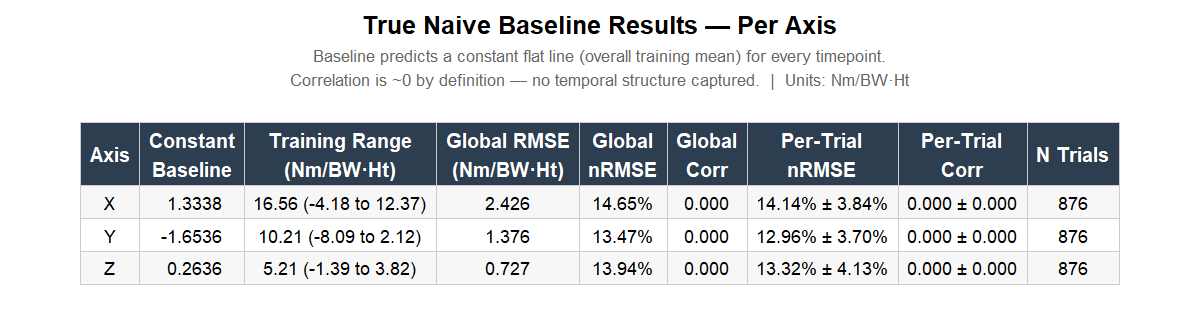

Generate this figure with R:
library(ggplot2)
library(gridExtra)
library(grid)

# Naive Baseline Results Data
data <- data.frame(
  Axis = c("X", "Y", "Z"),
  Constant_Baseline = c(1.3338, -1.6536, 0.2636),
  Training_Range = c("16.56 (-4.18 to 12.37)", "10.21 (-8.09 to 2.12)", "5.21 (-1.39 to 3.82)"),
  Global_RMSE = c("2.426", "1.376", "0.727"),
  Global_nRMSE = c("14.65%", "13.47%", "13.94%"),
  Global_Corr = c("0.000", "0.000", "0.000"),
  PerTrial_nRMSE = c("14.14% ± 3.84%", "12.96% ± 3.70%", "13.32% ± 4.13%"),
  PerTrial_Corr = c("0.000 ± 0.000", "0.000 ± 0.000", "0.000 ± 0.000"),
  N_Trials = c(876, 876, 876)
)

# Build table as grob
table_grob <- tableGrob(
  data.frame(
    "Axis"                   = data$Axis,
    "Constant\nBaseline"     = data$Constant_Baseline,
    "Training Range\n(Nm/BW·Ht)" = data$Training_Range,
    "Global RMSE\n(Nm/BW·Ht)"  = data$Global_RMSE,
    "Global\nnRMSE"          = data$Global_nRMSE,
    "Global\nCorr"           = data$Global_Corr,
    "Per-Trial\nnRMSE"       = data$PerTrial_nRMSE,
    "Per-Trial\nCorr"        = data$PerTrial_Corr,
    "N Trials"               = data$N_Trials,
    check.names = FALSE
  ),
  rows = NULL,
  theme = ttheme_default(
    core = list(
      fg_params = list(fontsize = 11),
      bg_params = list(
        fill = c("#f7f7f7", "#ffffff", "#f7f7f7"),  # alternating row colors
        col  = "grey80"
      )
    ),
    colhead = list(
      fg_params = list(fontsize = 12, fontface = "bold", col = "white"),
      bg_params = list(fill = "#2c3e50", col = "grey80")
    )
  )
)

# Add title
title <- textGrob(
  "True Naive Baseline Results — Per Axis",
  gp = gpar(fontsize = 15, fontface = "bold")
)

subtitle <- textGrob(
  "Baseline predicts a constant flat line (overall training mean) for every timepoint.\nCorrelation is ~0 by definition — no temporal structure captured.  |  Units: Nm/BW·Ht",
  gp = gpar(fontsize = 10, col = "grey40")
)

# Combine and save
png("C:/Users/aasmi/smith-dl-imu/Notes/naive_baseline_table.png", width = 1200, height = 320, res = 120)
grid.arrange(
  title,
  subtitle,
  table_grob,
  heights = c(0.15, 0.12, 0.73)
)
dev.off()

message("Saved: C:/Users/aasmi/smith-dl-imu/Notes/naive_baseline_table.png")


# ==============================================================================
# Naive Baseline — Angles
# ==============================================================================

angle_naive_data <- data.frame(
  Axis               = c("X", "Y", "Z"),
  Constant_Baseline  = c(-20.4032, 0.2317, -5.6495),
  Training_Range     = c("75.98° (-67.41° to 8.56°)", "27.80° (-13.18° to 14.61°)", "55.54° (-41.26° to 14.28°)"),
  Global_RMSE        = c("10.33°", "4.90°", "6.11°"),
  Global_nRMSE       = c("13.60%", "17.63%", "11.00%"),
  Global_Corr        = c("0.000", "0.000", "0.000"),
  N_Trials           = c(876, 876, 876)
)

angle_naive_grob <- tableGrob(
  data.frame(
    "Axis"               = angle_naive_data$Axis,
    "Constant\nBaseline" = angle_naive_data$Constant_Baseline,
    "Training Range\n(°)" = angle_naive_data$Training_Range,
    "Global\nRMSE (°)"   = angle_naive_data$Global_RMSE,
    "Global\nnRMSE"      = angle_naive_data$Global_nRMSE,
    "Global\nCorr"       = angle_naive_data$Global_Corr,
    "N Trials"           = angle_naive_data$N_Trials,
    check.names = FALSE
  ),
  rows = NULL,
  theme = ttheme_default(
    core = list(
      fg_params = list(fontsize = 11),
      bg_params = list(fill = c("#f7f7f7", "#ffffff", "#f7f7f7"), col = "grey80")
    ),
    colhead = list(
      fg_params = list(fontsize = 12, fontface = "bold", col = "white"),
      bg_params = list(fill = "#2c3e50", col = "grey80")
    )
  )
)

angle_naive_title <- textGrob(
  "True Naive Baseline Results — Angles Per Axis",
  gp = gpar(fontsize = 15, fontface = "bold")
)
angle_naive_subtitle <- textGrob(
  "Baseline predicts a single constant value (overall training mean) for every timepoint — flat horizontal line.\nCorrelation is 0 by definition. Units: °",
  gp = gpar(fontsize = 10, col = "grey40")
)

png("C:/Users/aasmi/smith-dl-imu/Notes/naive_baseline_angle_table.png", width = 1100, height = 320, res = 120)
grid.arrange(
  angle_naive_title,
  angle_naive_subtitle,
  angle_naive_grob,
  heights = c(0.15, 0.12, 0.73)
)
dev.off()

message("Saved: C:/Users/aasmi/smith-dl-imu/Notes/naive_baseline_angle_table.png")


# ==============================================================================
# PyramidAttnCNN v3 — Knee Joint Moment Results (Train & Test)
# ==============================================================================

train_data <- data.frame(
  Axis         = c("X", "Y", "Z", "AVG"),
  PerTrial_Corr = c("0.966 ± 0.044", "0.946 ± 0.052", "0.970 ± 0.033", "—"),
  Global_Corr  = c("0.956", "0.935", "0.958", "0.950"),
  Global_RMSE  = c("0.711", "0.512", "0.212", "0.478"),
  Global_nRMSE = c("4.29%", "5.02%", "4.06%", "4.46%"),
  PerTrial_nRMSE = c("3.99% ± 1.59%", "4.68% ± 1.81%", "3.80% ± 1.43%", "—"),
  SD_Ratio     = c("0.636", "0.682", "0.653", "0.657"),
  N_Trials     = c("3504/3504", "3504/3504", "3504/3504", "—")
)

test_data <- data.frame(
  Axis         = c("X", "Y", "Z", "AVG"),
  PerTrial_Corr = c("0.926 ± 0.116", "0.918 ± 0.072", "0.945 ± 0.064", "—"),
  Global_Corr  = c("0.855", "0.844", "0.887", "0.862"),
  Global_RMSE  = c("1.267", "0.756", "0.339", "0.787"),
  Global_nRMSE = c("7.65%", "7.40%", "6.50%", "7.18%"),
  PerTrial_nRMSE = c("6.84% ± 3.42%", "6.70% ± 3.15%", "5.98% ± 2.55%", "—"),
  SD_Ratio     = c("0.447", "0.499", "0.453", "0.466"),
  N_Trials     = c("876/876", "876/876", "876/876", "—")
)

make_model_table <- function(df, row_fill, rmse_unit = "") {
  rmse_header <- if (nchar(rmse_unit) > 0) paste0("Global RMSE\n(", rmse_unit, ")") else "Global\nRMSE"
  tbl <- data.frame(
    "Axis"               = df$Axis,
    "Per-Trial\nCorr (μ±σ)"  = df$PerTrial_Corr,
    "Global\nCorr"       = df$Global_Corr,
    "RMSE_PLACEHOLDER"   = df$Global_RMSE,
    "Global\nnRMSE"      = df$Global_nRMSE,
    "Per-Trial\nnRMSE (μ±σ)" = df$PerTrial_nRMSE,
    "SD\nRatio"          = df$SD_Ratio,
    "N Trials"           = df$N_Trials,
    check.names = FALSE
  )
  names(tbl)[names(tbl) == "RMSE_PLACEHOLDER"] <- rmse_header
  tableGrob(
    tbl,
    rows = NULL,
    theme = ttheme_default(
      core = list(
        fg_params = list(fontsize = 10),
        bg_params = list(
          fill = row_fill,
          col  = "grey80"
        )
      ),
      colhead = list(
        fg_params = list(fontsize = 11, fontface = "bold", col = "white"),
        bg_params = list(fill = "#2c3e50", col = "grey80")
      )
    )
  )
}

# Alternating fills: 4 rows (3 axes + AVG)
train_fill <- c("#eaf4fb", "#ffffff", "#eaf4fb", "#d0e8f5")
test_fill  <- c("#fef9e7", "#ffffff", "#fef9e7", "#fdebd0")

train_table <- make_model_table(train_data, train_fill, rmse_unit = "Nm/BW\u00b7Ht")
test_table  <- make_model_table(test_data,  test_fill,  rmse_unit = "Nm/BW\u00b7Ht")

main_title <- textGrob(
  "PyramidAttnCNN v3 — Knee Joint Moment Prediction Results",
  gp = gpar(fontsize = 15, fontface = "bold")
)
main_subtitle <- textGrob(
  "3-axis (X, Y, Z) knee joint moments predicted from IMU data. Global RMSE in Nm/BW\u00b7Ht; nRMSE normalized by per-axis training range.",
  gp = gpar(fontsize = 10, col = "grey40")
)

train_label <- textGrob("Training Set  (n = 3,504 trials)",
                        gp = gpar(fontsize = 12, fontface = "bold", col = "#1a6fa8"))
test_label  <- textGrob("Test Set  (n = 876 trials)",
                        gp = gpar(fontsize = 12, fontface = "bold", col = "#b7770d"))

png("C:/Users/aasmi/smith-dl-imu/Notes/v3_results_table.png",
    width = 1400, height = 560, res = 120)
grid.arrange(
  main_title,
  main_subtitle,
  train_label,
  train_table,
  test_label,
  test_table,
  heights = c(0.08, 0.06, 0.06, 0.32, 0.06, 0.32),
  padding = unit(0.5, "line")
)
dev.off()

message("Saved: C:/Users/aasmi/smith-dl-imu/Notes/v3_results_table.png")


# ==============================================================================
# anglePyramidCNN RESIDUAL v3 — Knee Joint Angle Results (Train & Test)
# ==============================================================================

angle_train_data <- data.frame(
  Axis           = c("X", "Y", "Z", "AVG"),
  PerTrial_Corr  = c("0.945 ± 0.056", "0.658 ± 0.278", "0.552 ± 0.283", "—"),
  Global_Corr    = c("0.856", "0.894", "0.754", "0.835"),
  Global_RMSE    = c("5.443°", "2.208°", "4.159°", "3.937°"),
  Global_nRMSE   = c("7.16%", "7.94%", "7.49%", "7.53%"),
  PerTrial_nRMSE = c("6.39% ± 3.23%", "7.21% ± 3.34%", "6.81% ± 3.12%", "—"),
  SD_Ratio       = c("0.477", "0.836", "0.670", "0.661"),
  N_Trials       = c("3504/3504", "3504/3504", "3504/3504", "—")
)

angle_test_data <- data.frame(
  Axis           = c("X", "Y", "Z", "AVG"),
  PerTrial_Corr  = c("0.938 ± 0.060", "0.620 ± 0.294", "0.489 ± 0.295", "—"),
  Global_Corr    = c("0.778", "0.620", "0.169", "0.523"),
  Global_RMSE    = c("6.636°", "3.891°", "6.546°", "5.691°"),
  Global_nRMSE   = c("8.73%", "14.00%", "11.78%", "11.51%"),
  PerTrial_nRMSE = c("7.64% ± 4.24%", "11.80% ± 7.53%", "10.24% ± 5.84%", "—"),
  SD_Ratio       = c("0.293", "0.603", "0.456", "0.451"),
  N_Trials       = c("876/876", "876/876", "876/876", "—")
)

angle_train_fill <- c("#eaf4fb", "#ffffff", "#eaf4fb", "#d0e8f5")
angle_test_fill  <- c("#fef9e7", "#ffffff", "#fef9e7", "#fdebd0")

angle_train_table <- make_model_table(angle_train_data, angle_train_fill, rmse_unit = "\u00b0")
angle_test_table  <- make_model_table(angle_test_data,  angle_test_fill,  rmse_unit = "\u00b0")

angle_main_title <- textGrob(
  "anglePyramidCNN Residual v3 — Knee Joint Angle Prediction Results",
  gp = gpar(fontsize = 15, fontface = "bold")
)
angle_main_subtitle <- textGrob(
  "3-axis (X, Y, Z) knee joint angles predicted from IMU data. Metrics normalized by per-axis training range.",
  gp = gpar(fontsize = 10, col = "grey40")
)

angle_train_label <- textGrob("Training Set  (n = 3,504 trials)",
                              gp = gpar(fontsize = 12, fontface = "bold", col = "#1a6fa8"))
angle_test_label  <- textGrob("Test Set  (n = 876 trials)",
                              gp = gpar(fontsize = 12, fontface = "bold", col = "#b7770d"))

png("C:/Users/aasmi/smith-dl-imu/Notes/v3_angle_results_table.png",
    width = 1400, height = 560, res = 120)
grid.arrange(
  angle_main_title,
  angle_main_subtitle,
  angle_train_label,
  angle_train_table,
  angle_test_label,
  angle_test_table,
  heights = c(0.08, 0.06, 0.06, 0.32, 0.06, 0.32),
  padding = unit(0.5, "line")
)
dev.off()

message("Saved: C:/Users/aasmi/smith-dl-imu/Notes/v3_angle_results_table.png")
